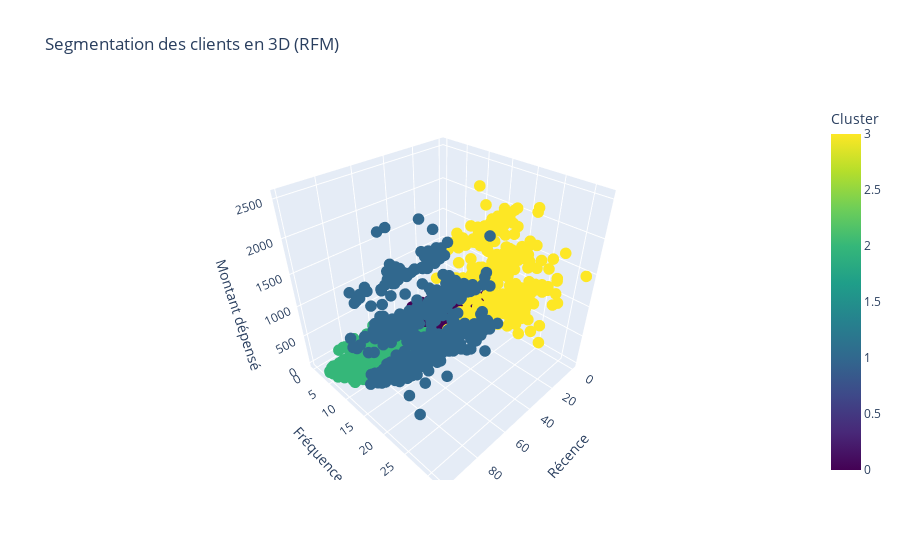

The notebook cell this image was saved under:
### Markdown cell above
Création d'un graphique 3 dimensions type 'RFM' et clustering des clients
Utilisation de K-Mean pour le clustering
Données utilisées : Recence, Fréquence et Dépenses
Pour pouvoir être correctement visualisé, ce clustering n'est basé que sur 3 dimensions.

### Code cell
rfm_data = pd.DataFrame()

# Récence (Recency) : déjà présente dans les données
rfm_data['Recency'] = data['Recency']

# Fréquence (Frequency) : somme des différents types d'achats
rfm_data['Frequency'] = data[['NumWebPurchases', 'NumCatalogPurchases', 'NumStorePurchases']].sum(axis=1)

# Montant (Monetary) : somme des montants dépensés dans les différentes catégories de produits
rfm_data['Monetary'] = data[['MntWines', 'MntFruits', 'MntMeatProducts', 'MntFishProducts', 'MntSweetProducts', 'MntGoldProds']].sum(axis=1)

# Normalisation des données RFM pour le clustering
scaler = StandardScaler()
rfm_normalized = scaler.fit_transform(rfm_data)

# Application du clustering K-means avec 4 clusters
kmeans = KMeans(n_clusters=4, random_state=42)
rfm_data['Cluster'] = kmeans.fit_predict(rfm_normalized)

# Création du graphique interactif en 3D avec Plotly
fig = px.scatter_3d(
    rfm_data, 
    x='Recency', 
    y='Frequency', 
    z='Monetary', 
    color='Cluster',
    title='Segmentation des clients en 3D (RFM)',
    labels={'Recency': 'Récence', 'Frequency': 'Fréquence', 'Monetary': 'Montant dépensé'},
    color_continuous_scale=px.colors.sequential.Viridis
)
fig.update_traces(marker=dict(size=4))  # Vous pouvez ajuster cette valeur pour changer la taille des points

# Affichage du graphique interactif
fig.show()

# Affichage des premiers résultats de la segmentation RFM avec les clusters
rfm_data.head()

### Figure 1 — Plotly figure (JSON) as saved in the notebook; plotly's stock layout.template omitted (floating-point values rounded to 4 significant figures; data arrays with more than 128 entries replaced by an {"elided": "..."} marker saying what was removed)
{"data": [{"hovertemplate": "Récence=%{x}<br>Fréquence=%{y}<br>Montant dépensé=%{z}<br>Cluster=%{marker.color}<extra></extra>", "legendgroup": "", "marker": {"color": {"elided": "2236 int values"}, "coloraxis": "coloraxis", "size": 4, "symbol": "circle"}, "mode": "markers", "name": "", "scene": "scene", "showlegend": false, "type": "scatter3d", "x": {"elided": "2236 int values"}, "y": {"elided": "2236 int values"}, "z": {"elided": "2236 int values"}}], "layout": {"coloraxis": {"colorbar": {"title": {"text": "Cluster"}}, "colorscale": [[0, "#440154"], [0.1111, "#482878"], [0.2222, "#3e4989"], [0.3333, "#31688e"], [0.4444, "#26828e"], [0.5556, "#1f9e89"], [0.6667, "#35b779"], [0.7778, "#6ece58"], [0.8889, "#b5de2b"], [1, "#fde725"]]}, "legend": {"tracegroupgap": 0}, "scene": {"domain": {"x": [0, 1], "y": [0, 1]}, "xaxis": {"title": {"text": "Récence"}}, "yaxis": {"title": {"text": "Fréquence"}}, "zaxis": {"title": {"text": "Montant dépensé"}}}, "title": {"text": "Segmentation des clients en 3D (RFM)"}}}
